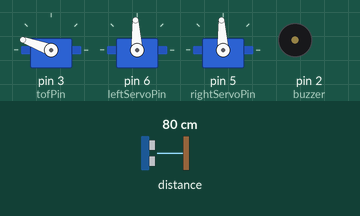
Recording of a sketch running on a simulated Arduino Uno, built with avr-gcc and run on an emulated ATmega328P. Shown: 3 × servo, buzzer (waves = sounding, pin HIGH). Inputs (shaded band) come from the test bench; at power-on: distance to the obstacle 80 cm. No radio packets arrive unless stated.

Above: at 2.8 s.
2.9 s: distance to the obstacle set to 120 cm
At 4.8 s:
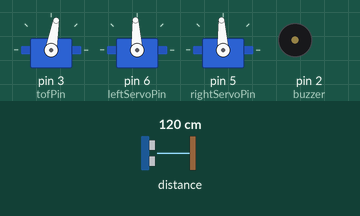
5.9 s: distance to the obstacle set to 21 cm
8.9 s: distance to the obstacle set to 17 cm
At 11.1 s:
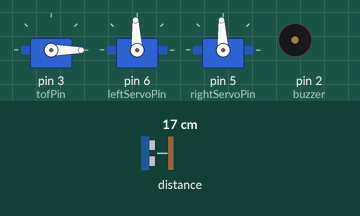
Timing chart, 0 to 17.9 s (numbered marks = the images above; inputs shaded):
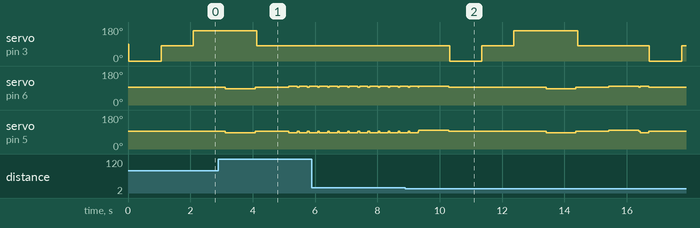

Measured:
- the behaviour switches between 20 and 19 cm on distance to the obstacle (found by bisection; images 1 and 2)
- after the input at 8.9 s, servo on pin 3 (tofPin): 80° → 0° after 1.4 s, → 80° 1.0 s later, → 160° 1.0 s later, → 80° 2.0 s later, … (6 changes in this stretch)

The sketch:

Skeemitehnika_projekt.ino
```cpp
//Libraries
#include <Wire.h>
#include <Servo.h>
#include "Adafruit_VL53L0X.h"
#include <SPI.h>
#include <nRF24L01.h>
#include <RF24.h>

//Initialize ToF
Adafruit_VL53L0X tof = Adafruit_VL53L0X();
#define tofPin 3

//Initialize Servos
Servo servoTof;
Servo leftWheel;
Servo rightWheel;
#define rightServoPin 5
#define leftServoPin  6
#define right 11
#define forward 12
#define left 13
#define behind 14

//Initialize buzzer
#define buzzer 2

//Initialize NRF
RF24 radio(9,10); // (CE, CSN)
const byte address[] = "00001";
int nrfData[16];

//Mapping variables
int xRobot = 500, yRobot = 500;

//Direction variables(right, forward, left, behind)
bool directionArray[4] = {false, false, false, false};
bool previousDirectionArray[4] = {false, false, false, false};
bool reachedEnd = false;

//Time variables
unsigned long time1 = 0;
unsigned long time2 = 0;

//Define constants
#define maxDistanceWall 200    //Maximum distance from the wall, so the robot won't collide with wall
#define reachedEndTime 10000   //If the robot goes straight for this amount of time, then we are outside the maze

//Sub-functions

//Sets the wheels in the starting position
void setWheels(int delayLeft, int delayRight) {
  leftWheel.writeMicroseconds(delayLeft);
  rightWheel.writeMicroseconds(delayRight);
  delay(20);
}

//Turns the robot to the left
void turnLeft(){
  setWheels(1440, 1440);
  delay(930);
  setWheels(1500, 1500);
}

//Turns the robot to the right
void turnRight(){
  setWheels(1560, 1560);
  delay(940);
  setWheels(1500, 1500);
}

//Robot will move forward
void goForward(){
  setWheels(1550, 1445);
  delay(250);
  setWheels(1500, 1500);
}

//Timer function
void timer(){
  time2 = millis();
  time2 -= time1;
}

void setup() {
  Serial.begin(9600);

  //NRF setup
  radio.begin();
  radio.openWritingPipe(address);
  radio.setPALevel(RF24_PA_MIN);
  radio.stopListening();

  //Servo setup
  servoTof.attach(tofPin);
  leftWheel.attach(leftServoPin);
  rightWheel.attach(rightServoPin);

  //Wheels setup, required so the wheels wouldn't move at startup
  setWheels(1500, 1500);

  //ToF setup
  tof.begin();

  //Buzzer setup
  pinMode(buzzer, OUTPUT);

}

void loop() {

  //Checks if the robot has reached the end
  if(reachedEnd == false){
    //ToF measurement data
    VL53L0X_RangingMeasurementData_t measure;
    int distance = 0, degree = 0, furthest = 0, j, i, k = 0;

    //Set the ToF servo to the position we want the ToF to look
    //(0 = right, 80 = straight, 160 = left)
    //servoTof.write(80);

    //Read the measurement data from the ToF in mm
    //tof.rangingTest(&measure, false);
    //distance = measure.RangeMilliMeter;

    //Turning the robot
    //turnLeft();
    //turnRight();
    //goForward();

    //Sends data to the other NRF (maximum is 32 bytes in one single send)
    //radio.write(&nrfData, sizeof(nrfData));

    //Measures right, forward, left and behind the robot and saves the data
    for(i = 0; i < 6; i += 2, degree += 80){
      //Turns the ToF servo
      servoTof.write(degree);
      delay(1000);

      //Checks if "k" is even or odd
      //Even, means that ToF is looking right/left
      if(k % 2 == 0){
        //Means the robot is looking right
        if(k == 0){
          tof.rangingTest(&measure, false);
          //Since it is the first time measuring then it has to be the furthest
          if(previousDirectionArray[0] == false){
            furthest = measure.RangeMilliMeter;
            //Setting the first bit to 1 in the directionArray
            for(j = 0; j < 4; j++){
              if(j == 0){
                directionArray[j] = true;
              }
              else{
                directionArray[j] = false;
              }
            }
            nrfData[i] = (measure.RangeMilliMeter / 5) + xRobot;
            nrfData[i + 1] = yRobot;
          }
        }
        //Means the robot is looking left
        else{
          tof.rangingTest(&measure, false);
          //Checking if the new measurment is further than the last
          if(measure.RangeMilliMeter > furthest && previousDirectionArray[2] == false){
            furthest = measure.RangeMilliMeter;
            for(j = 0; j < 4; j++){
              if(j == 2){
                directionArray[j] = true;
              }
              else{
                directionArray[j] = false;
              }
            }
          }
          if(previousDirectionArray[2] == false){
            nrfData[i] = xRobot - (measure.RangeMilliMeter / 5);
            nrfData[i + 1] = yRobot;
          }
        }
      }
      //Odd, means that ToF is looking forward
      else{
        tof.rangingTest(&measure, false);
        //Checking if the new measurment is further than the last
        if(measure.RangeMilliMeter > furthest && previousDirectionArray[1] == false){
          furthest = measure.RangeMilliMeter;
          for(j = 0; j < 4; j++){
            if(j == 1){
              directionArray[j] = true;
            }
            else{
              directionArray[j] = false;
            }
          }
        }
        if(previousDirectionArray[1] == false){
          nrfData[i] = xRobot;
          nrfData[i + 1] = yRobot - (measure.RangeMilliMeter / 5);
        }
      }
      k++;
    }
    turnLeft();
    //Robot is looking behind
    tof.rangingTest(&measure, false);
    //Checking if the new measurment is further than the last
    if(measure.RangeMilliMeter > furthest && previousDirectionArray[3] == false){
      furthest = measure.RangeMilliMeter;
      for(j = 0; j < 4; j++){
        if(j == 3){
          directionArray[j] = true;
        }
        else{
          directionArray[j] = false;
        }
      }
    }
    if(previousDirectionArray[3] == false){
      nrfData[6] = xRobot;
      nrfData[7] = (measure.RangeMilliMeter / 5) + yRobot;
    }

    //The robot's location
    nrfData[8] = xRobot;
    nrfData[9] = yRobot;
    //Send the data to the receiving NRF
    radio.write(&nrfData, sizeof(nrfData));

    //Move the robot to the furthest point measured
    servoTof.write(80);
    delay(1000);
    //The measurement to the right was the furthest
    if(directionArray[0] == true){
      //Save the location from where the robot came
      //Came from right, means doesn't have to look left
      for(j = 0; j < 4; j++){
        if(j == 2){
          previousDirectionArray[j] = true;
        }
        else{
          previousDirectionArray[j] = false;
        }
      }
      turnLeft();
      turnLeft();
      //Goes forward until very close to the wall
      time1 = millis();
      do{
        timer();
        if(time2 > reachedEndTime){
          reachedEnd = true;
          break;
        }
        tof.rangingTest(&measure, false);
        goForward();
      }while(measure.RangeMilliMeter >= maxDistanceWall);
      xRobot = (furthest / 5) + xRobot;
      turnLeft();
    }
    //Forward was the furthest
    else if(directionArray[1] == true){
      //Save the location from where the robot came
      //Came from forward, means doesn't have to look behind
      for(j = 0; j < 4; j++){
        if(j == 3){
          previousDirectionArray[j] = true;
        }
        else{
          previousDirectionArray[j] = false;
        }
      }
      turnRight();
      //Goes forward until very close to the wall
      time1 = millis();
      do{
        timer();
        if(time2 > reachedEndTime){
          reachedEnd = true;
          break;
        }
        tof.rangingTest(&measure, false);
        goForward();
      }while(measure.RangeMilliMeter >= maxDistanceWall);
      yRobot = yRobot - (furthest / 5);
    }
    //Left was the furthest
    else if(directionArray[2] == true){
      //Save the location from where the robot came
      //Came from left, means doesn't have to look right
      for(j = 0; j < 4; j++){
        if(j == 0){
          previousDirectionArray[j] = true;
        }
        else{
          previousDirectionArray[j] = false;
        }
      }
      //Goes forward until very close to the wall
      time1 = millis();
      do{
        timer();
        if(time2 > reachedEndTime){
          reachedEnd = true;
          break;
        }
        tof.rangingTest(&measure, false);
        goForward();
      }while(measure.RangeMilliMeter >= maxDistanceWall);
      xRobot = xRobot - (furthest / 5);
      turnRight();
    }
    //Behind was the furthest
    else if(directionArray[3] == true){
      //Save the location from where the robot came
      //Came from behind, means doesn't have to look forward
      for(j = 0; j < 4; j++){
        if(j == 1){
          previousDirectionArray[j] = true;
        }
        else{
          previousDirectionArray[j] = false;
        }
      }
      turnLeft();
      //Goes forward until very close to the wall
      time1 = millis();
      do{
        timer();
        if(time2 > reachedEndTime){
          reachedEnd = true;
          break;
        }
        tof.rangingTest(&measure, false);
        goForward();
      }while(measure.RangeMilliMeter >= maxDistanceWall);
      yRobot = (furthest / 5) + yRobot;
      turnRight();
      turnRight();
    }
  }
  //Means the robot has reached the end
  else{
    //tone(pin, sound signal in Hz)
    //noTone(pin);
    tone(buzzer, 400);
    delay(200);
    noTone(buzzer);
    delay(200);
    tone(buzzer, 600);
    delay(400);
    noTone(buzzer);
    delay(400);
  }
}
```
